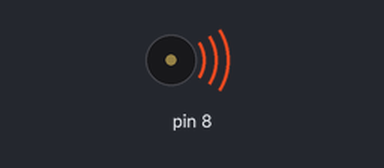
Recording of a sketch running on a simulated Arduino Uno, built with avr-gcc and run on an emulated ATmega328P. Shown: buzzer (waves = sounding).

Above: at 0.2 s.
Timing chart, 0 to 11.2 s (numbered marks = the images above):
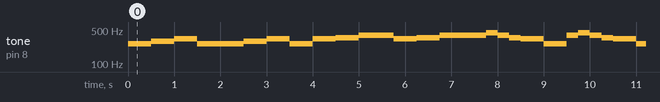

Measured:
- by itself, tone on pin 8: plays 261 Hz for 0.50 s, 294 Hz for 0.50 s, 329 Hz for 0.50 s, 261 Hz for 1.0 s, 294 Hz for 0.50 s, 329 Hz for 0.50 s … (214 notes in this stretch)

The sketch:

are_you_sleeping_brother_jonh_arduino.ino
```cpp
#include <Tone.h>

Tone tone1;

const int c4 = 261;  // C4
const int d4 = 294;  // D4
const int e4 = 329;  // E4
const int f4 = 349;  // F4
const int g4 = 391;  // G4
const int a4 = 440;  // A4
const int b4 = 493;  // B4
const int c5 = 523;  // C5

void setup() {
  pinMode(8, OUTPUT);
  tone1.begin(8);

}
void beep(int note, int duration){
  tone1.play(note, duration);
  while(tone1.isPlaying()){
    delay(duration);
  }
  tone1.stop();
}

void loop() {
  beep(c4, 500);
  beep(d4, 500);
  beep(e4, 500);
  beep(c4, 500);
  beep(c4, 500);
  beep(d4, 500);
  beep(e4, 500);
  beep(c4, 500);
  beep(e4, 500);
  beep(f4, 500);
  beep(g4, 750);
  beep(e4, 500);
  beep(f4, 500);
  beep(g4, 750);
  beep(g4, 250);
  beep(a4, 250);
  beep(g4, 250);
  beep(f4, 250);
  beep(e4, 500);
  beep(c4, 500);
  beep(g4, 250);
  beep(a4, 250);
  beep(g4, 250);
  beep(f4, 250);
  beep(e4, 500);
  beep(c4, 500);
  beep(c4, 750);
  beep(g4/2, 750);
  beep(c4, 750);
  beep(c4, 750);
  beep(g4/2, 750);
  beep(c4, 1000);
  delay(1000);
 }
```
